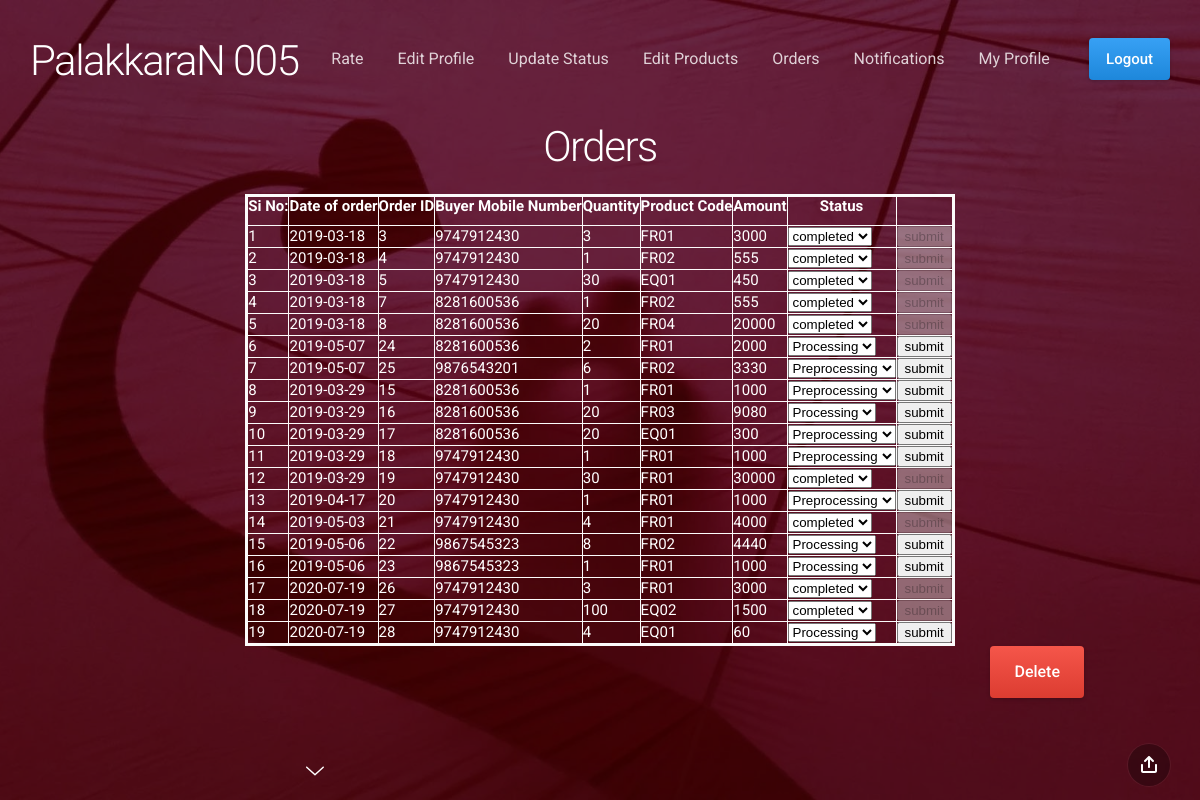
Screenshot of /admnorder.php with the database file from the repository.
### tables this page shows
CREATE TABLE IF NOT EXISTS `ordr` (
  `mob` bigint(10) NOT NULL,
  `qty` int(5) NOT NULL,
  `status` int(1) NOT NULL,
  `ordr_id` bigint(6) NOT NULL,
  `pdtcode` varchar(6) NOT NULL,
  `amnt` int(6) NOT NULL,
  `dat` date NOT NULL,
  PRIMARY KEY (`ordr_id`)
);

### admnorder.php (the view, shortened to what this page needs)
<!doctype html>
<html>
<head>
	<link href="css/slides.min.css" rel="stylesheet" type="text/css">
    <link href="css/mystyle.css" rel="stylesheet" type="text/css">
</head>
<?php include("admn.php")?>
<section class="slide fade-6 kenBurns" data-name="">
  <div class="content">
    <div class="container">
      <div class="wrap">
	   <center>
<h1>
Orders
</h1>
<?php
	require("db.php");
	 $sql="select * from ordr";
	 $res=mysqli_query($con,$sql) or die(mysqli_error($con));
echo"<table border='3' bordercolor='#FCFBFB'>";
echo"<tr>
<th height='30'>Si No:</th>
<th>Date of order</th><th>Order ID</th><th>Buyer Mobile Number</th>
<th>Quantity</th><th>Product Code</th><th>Amount</th><th>Status</th></tr>";
		   $i=1;
	while($r=mysqli_fetch_array($res))
	{
		echo"<tr><td>";
		echo $i;
		echo"</td><td>";
		echo $r['dat'];
		echo"</td><td>";
		echo $r['ordr_id'];
		echo"</td><td>";
		echo $r['mob'];
		echo"</td><td>";
		echo $r['qty'];
		echo"</td><td>";
		echo $r['pdtcode'];
		echo"</td><td>";
		echo $r['amnt'];
		echo"</td><td>";
		echo"<form method='post' action='order1.php?orid=".$r['ordr_id']."'>";
		if($r['status']==0){
		echo"<select name='usrtype' size='1'>
	<option value='0' disabled selected>Preprocessing</option>
	<option value='1'>Processing</option>
	<option value='2'>Deliverd</option>
	</select>";
		}
		elseif($r['status']==1){
		echo"<select name='usrtype' size='1'>
	<option value='1' disabled selected>Processing</option>
	<option value='2'>Deliverd</option>
	</select>";
		}
		elseif($r['status']==2){
		echo"<select name='usrtype' size='1'>
	<option value='3' disabled selected>completed</option>
	</select>";
		}
		echo"</td><td>";
		if($r['status']==2)
		{
			echo"<button type='submit' disabled class=''>submit</button>";
			echo"</td></tr>";
		}
		else
		{
			echo"<button type='submit' class=''>submit</button>";
		echo"</td></tr>";
		}
			$i=$i+1;
	}
	echo"</table>"
	   ?>
	 </center>
        <div class="right"><a class="button red gradient" id="" onclick="openForm()">Delete</a></div>
      </div>
    </div>
  </div>
  <div class="background" style="background-image:url(assets/img/background/img-27.jpg)"></div>
</section>
<nav class="panel bottom forceMobileView">
  <div class="sections desktop">
    <div class="center"><span class="nextSlide"><svg><use xmlns:xlink="http://www.w3.org/1999/xlink" xlink:href="#arrow-down"></use></svg></span></div>
    <div class="right"><span data-dropdown-id="2" class="button actionButton dropdownTrigger"><svg><use xmlns:xlink="http://www.w3.org/1999/xlink" xlink:href="#share"></use></svg></span></div>
  </div>
</nav>
</body>
</html>

### admn.php (shortened to what this page needs)
<body class="slides horizontal simplifiedMobile animated">
<nav class="panel top">
  <div class="sections desktop">
    <div class="left"><a href="#" title="Slides Framework"><svg style="width:82px;height:24px"><h1><a href="index.php">PalakkaraN 005</a></h1></svg></a></div>
    <div class="center">
      <ul class="menu">
<li><a href="rate.php">Rate</a></li>
<li><a href="admnedit.php">Edit Profile</a></li>
<li><a href="admnstatus.php">Update Status</a></li>
<li><a href="admnproduct.php">Edit Products</a></li>
<li><a href="admnorder.php">Orders</a></li>
 <li><a href="admnnotification.php">Notifications</a></li>
 <li><a href="mypro.php">My Profile</a></li>
 </ul>
    </div>
    <div class="right"><a class="button blue gradient" id="lgobtn" onclick="" href="index.php">Logout</a></div>
  </div>
</nav>

### rows the page displays
ordr: dat "2019-03-18", ordr_id "3", mob "9747912430", qty "3", pdtcode "FR01", amnt "3000", status "submit"
ordr: dat "2019-03-18", ordr_id "4", mob "9747912430", qty "1", pdtcode "FR02", amnt "555", status "submit"
ordr: dat "2019-03-18", ordr_id "5", mob "9747912430", qty "30", pdtcode "EQ01", amnt "450", status "submit"
ordr: dat "2019-03-18", ordr_id "7", mob "8281600536", qty "1", pdtcode "FR02", amnt "555", status "submit"
ordr: dat "2019-03-18", ordr_id "8", mob "8281600536", qty "20", pdtcode "FR04", amnt "20000", status "submit"
ordr: dat "2019-05-07", ordr_id "24", mob "8281600536", qty "2", pdtcode "FR01", amnt "2000", status "submit"
ordr: dat "2019-05-07", ordr_id "25", mob "9876543201", qty "6", pdtcode "FR02", amnt "3330", status "submit"
ordr: dat "2019-03-29", ordr_id "15", mob "8281600536", qty "1", pdtcode "FR01", amnt "1000", status "submit"
ordr: dat "2019-03-29", ordr_id "16", mob "8281600536", qty "20", pdtcode "FR03", amnt "9080", status "submit"
ordr: dat "2019-03-29", ordr_id "17", mob "8281600536", qty "20", pdtcode "EQ01", amnt "300", status "submit"
ordr: dat "2019-03-29", ordr_id "18", mob "9747912430", qty "1", pdtcode "FR01", amnt "1000", status "submit"
ordr: dat "2019-03-29", ordr_id "19", mob "9747912430", qty "30", pdtcode "FR01", amnt "30000", status "submit"
ordr: dat "2019-04-17", ordr_id "20", mob "9747912430", qty "1", pdtcode "FR01", amnt "1000", status "submit"
ordr: dat "2019-05-03", ordr_id "21", mob "9747912430", qty "4", pdtcode "FR01", amnt "4000", status "submit"
ordr: dat "2019-05-06", ordr_id "22", mob "9867545323", qty "8", pdtcode "FR02", amnt "4440", status "submit"
ordr: dat "2019-05-06", ordr_id "23", mob "9867545323", qty "1", pdtcode "FR01", amnt "1000", status "submit"
ordr: dat "2020-07-19", ordr_id "26", mob "9747912430", qty "3", pdtcode "FR01", amnt "3000", status "submit"
ordr: dat "2020-07-19", ordr_id "27", mob "9747912430", qty "100", pdtcode "EQ02", amnt "1500", status "submit"
ordr: dat "2020-07-19", ordr_id "28", mob "9747912430", qty "4", pdtcode "EQ01", amnt "60", status "submit"
